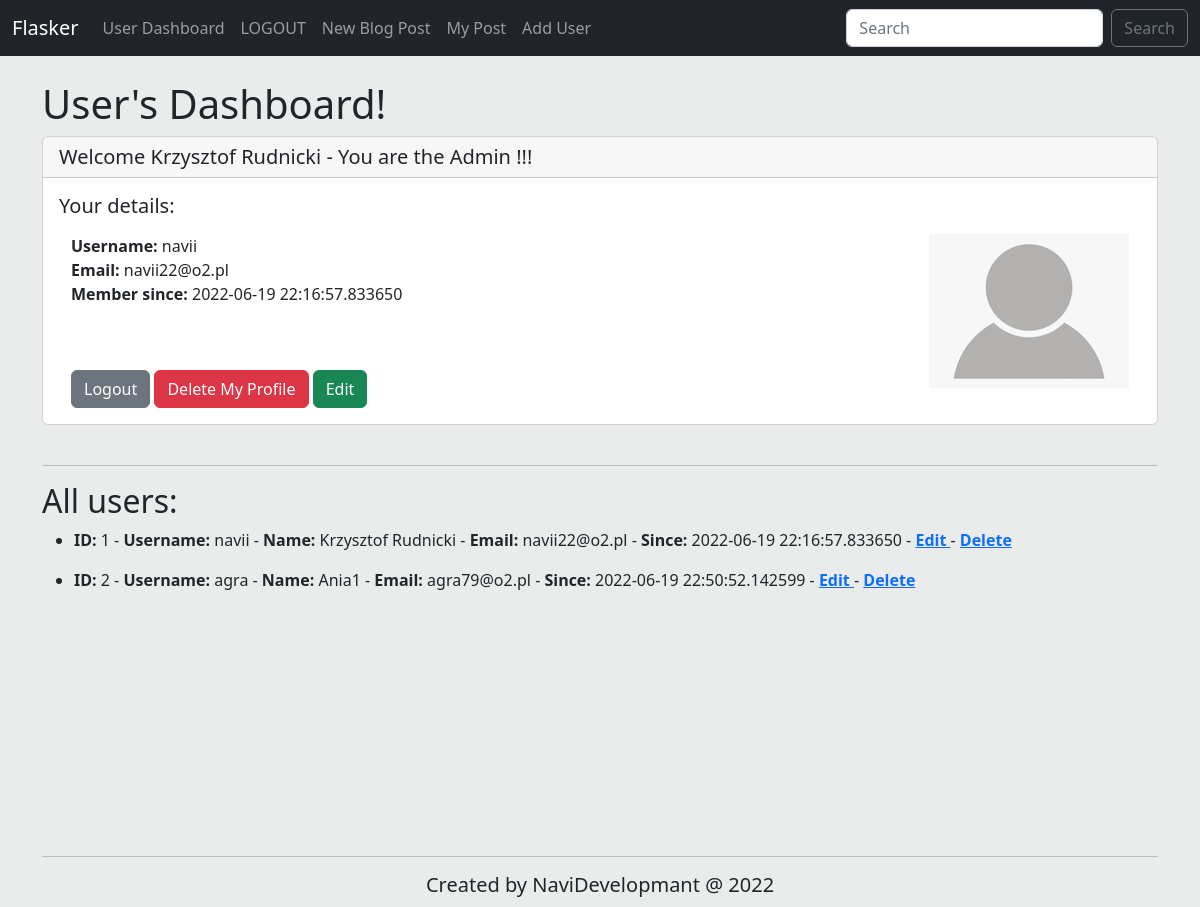
The app's page /dashboard (signed in) with its own data.
### app.py (models this page shows, shortened)
class Users(db.Model, UserMixin):
    id = db.Column(db.Integer, primary_key=True)
    name = db.Column(db.String(200), nullable=False)
    username = db.Column(db.String(20), nullable=False, unique=True)
    email = db.Column(db.String(120), nullable=False, unique=True)
    password_hash = db.Column(db.String(125))
    dateAdded = db.Column(db.DateTime, default=datetime.utcnow)
    post = db.relationship("Post", backref='owner', lazy='dynamic')
    @property
    def password(self):
        raise AttributeError("Password is not a readable attribute")

### app.py (the view)
@app.route('/dashboard', methods=["GET", "POST"])
@login_required
def dashboard():
    all_users = Users.query.order_by(Users.dateAdded)
    return render_template('dashboard.html', all_users=all_users)

### app.py
class SearchForm(FlaskForm):
    searched = StringField("Searched", validators=[DataRequired()])
    submit = SubmitField("Search")

### app.py (called while the page is built)
@login_manager.user_loader
def load_user(user_id):
    return Users.query.get(int(user_id))

@app.context_processor
def base():
    form = SearchForm()
    return dict(form=form)

### templates/dashboard.html (shortened to what this page needs)
{% extends 'base.html' %}
{% block body %}
<h1>User's Dashboard!</h1>
<div class="card">
  {% if current_user.username == 'navii' %}
    <h5 class="card-header">Welcome {{ current_user.name }} - You are the Admin !!!</h5>
  {% else %}
    <h5 class="card-header">Welcome {{ current_user.name }}</h5>
  {% endif %}
  <div class="card-body">
    <h5 class="card-title">Your details:</h5>
    <p class="card-text">
      <div class="container">
        <div class="row">
          <div class="col-8">
            <strong>Username: </strong>{{ current_user.username }}<br>
            <strong>Email: </strong>{{ current_user.email }}<br>
            <strong>Member since: </strong>{{ current_user.dateAdded }}<br>
            </p>
            <br><br>
            <a href="{{ url_for('logout')}}" class="btn btn-secondary btm-sm">Logout</a>
            <a href="{{ url_for('delete_user', id=current_user.id)}}" class="btn btn-danger btm-sm"> Delete My Profile </a>
            <a href="{{ url_for('edit_user', id=current_user.id)}}" class="btn btn-success btm-sm"> Edit </a>
          </div>
          <div class="col-4">
            <img src="{{ url_for('static', filename='images/default-profile.png') }}"
                  alt="Default_user_photo"
                  width="200"
                  align="right">
          </div>
        </div>
      </div>
  </div>
{% if current_user.username == 'navii' %}
  <br>
  <hr>
  <h2>All users: </h2>
  <ul>
    {% for user in all_users %}
        <li>
          <p> <strong>ID:</strong>  {{ user.id }} - <strong>Username:</strong> {{ user.username }} - <strong>Name:</strong> {{user.name}} - <strong>Email:</strong> {{ user.email }} - <strong>Since:</strong> {{ user.dateAdded }} - <a href="{{ url_for('edit_user', id=user.id)}}" > <strong>Edit</strong> </a> - <a href="{{ url_for('delete_user', id=user.id)}}" > <strong>Delete</strong> </a></p>
        </li>
    {% endfor %}
  </ul>
{% endif %}
{% endblock %}

### templates/base.html (shortened to what this page needs)
<!doctype html>
<html lang="en">
  <head>
    <link href="https://cdn.jsdelivr.net/npm/bootstrap@5.2.0-beta1/dist/css/bootstrap.min.css" rel="stylesheet">
    <link href="{{ url_for('static', filename='css/style.css') }}" rel="stylesheet">
  </head>
  <body>
      {% include 'navBar.html' %}
      <br>
        <div class='container'>
            <div class="body_block">
              {% block body %}
              {% endblock %}
            <div class="footer">
              <hr>
              <h5>Created by NaviDevelopmant @ 2022</h5>
            </div>
  </body>
</html>

### templates/navBar.html (shortened to what this page needs)
<nav class="navbar navbar-expand-lg navbar-dark bg-dark">
  <div class="container-fluid">
    <a class="navbar-brand" href="/">Flasker</a>
    <div class="collapse navbar-collapse" id="navbarSupportedContent">
      <ul class="navbar-nav me-auto mb-2 mb-lg-0">
        {% if current_user.is_authenticated %}
          <li class="nav-item">
            <a class="nav-link" href="{{ url_for('dashboard')}}">User Dashboard</a>
          </li>
          <li class="nav-item">
            <a class="nav-link" href="{{ url_for('logout')}}">LOGOUT</a>
          </li>
          <li class="nav-item">
            <a class="nav-link" href="{{ url_for('add_post')}}">New Blog Post</a>
          </li>
          <li class="nav-item">
            <a class="nav-link" href="{{ url_for('user_post')}}">My Post</a>
          </li>
          {% if current_user.username == 'navii' %}
            <li class="nav-item">
              <a class="nav-link" href="{{ url_for('register')}}">Add User</a>
            </li>
          {% endif %}
        {% endif %}
      </ul>
      <form action="{{url_for('search')}}" class="d-flex" role="search" method="POST">
        <input
          class="form-control me-2"
          type="search"
          placeholder="Search"
          aria-label="Search"
          name="searched"
        />
        <button class="btn btn-outline-secondary" type="submit">Search</button>
      </form>
    </div>
  </div>
</nav>

### static/css/style.css (style rules this page uses)
body { background-color: rgb(234, 236, 236); display: flex; flex-direction: column; }
.body_block { height: 95vh; }
.footer { text-align: center; margin-bottom: 10px; }

### records on screen
Users: name "Krzysztof Rudnicki", username "navii", email "navii22@o2.pl", dateAdded "2022-06-19 22:16:57.833650", id "1"
Users: id "2", username "agra", name "Ania1", email "agra79@o2.pl", dateAdded "2022-06-19 22:50:52.142599"
